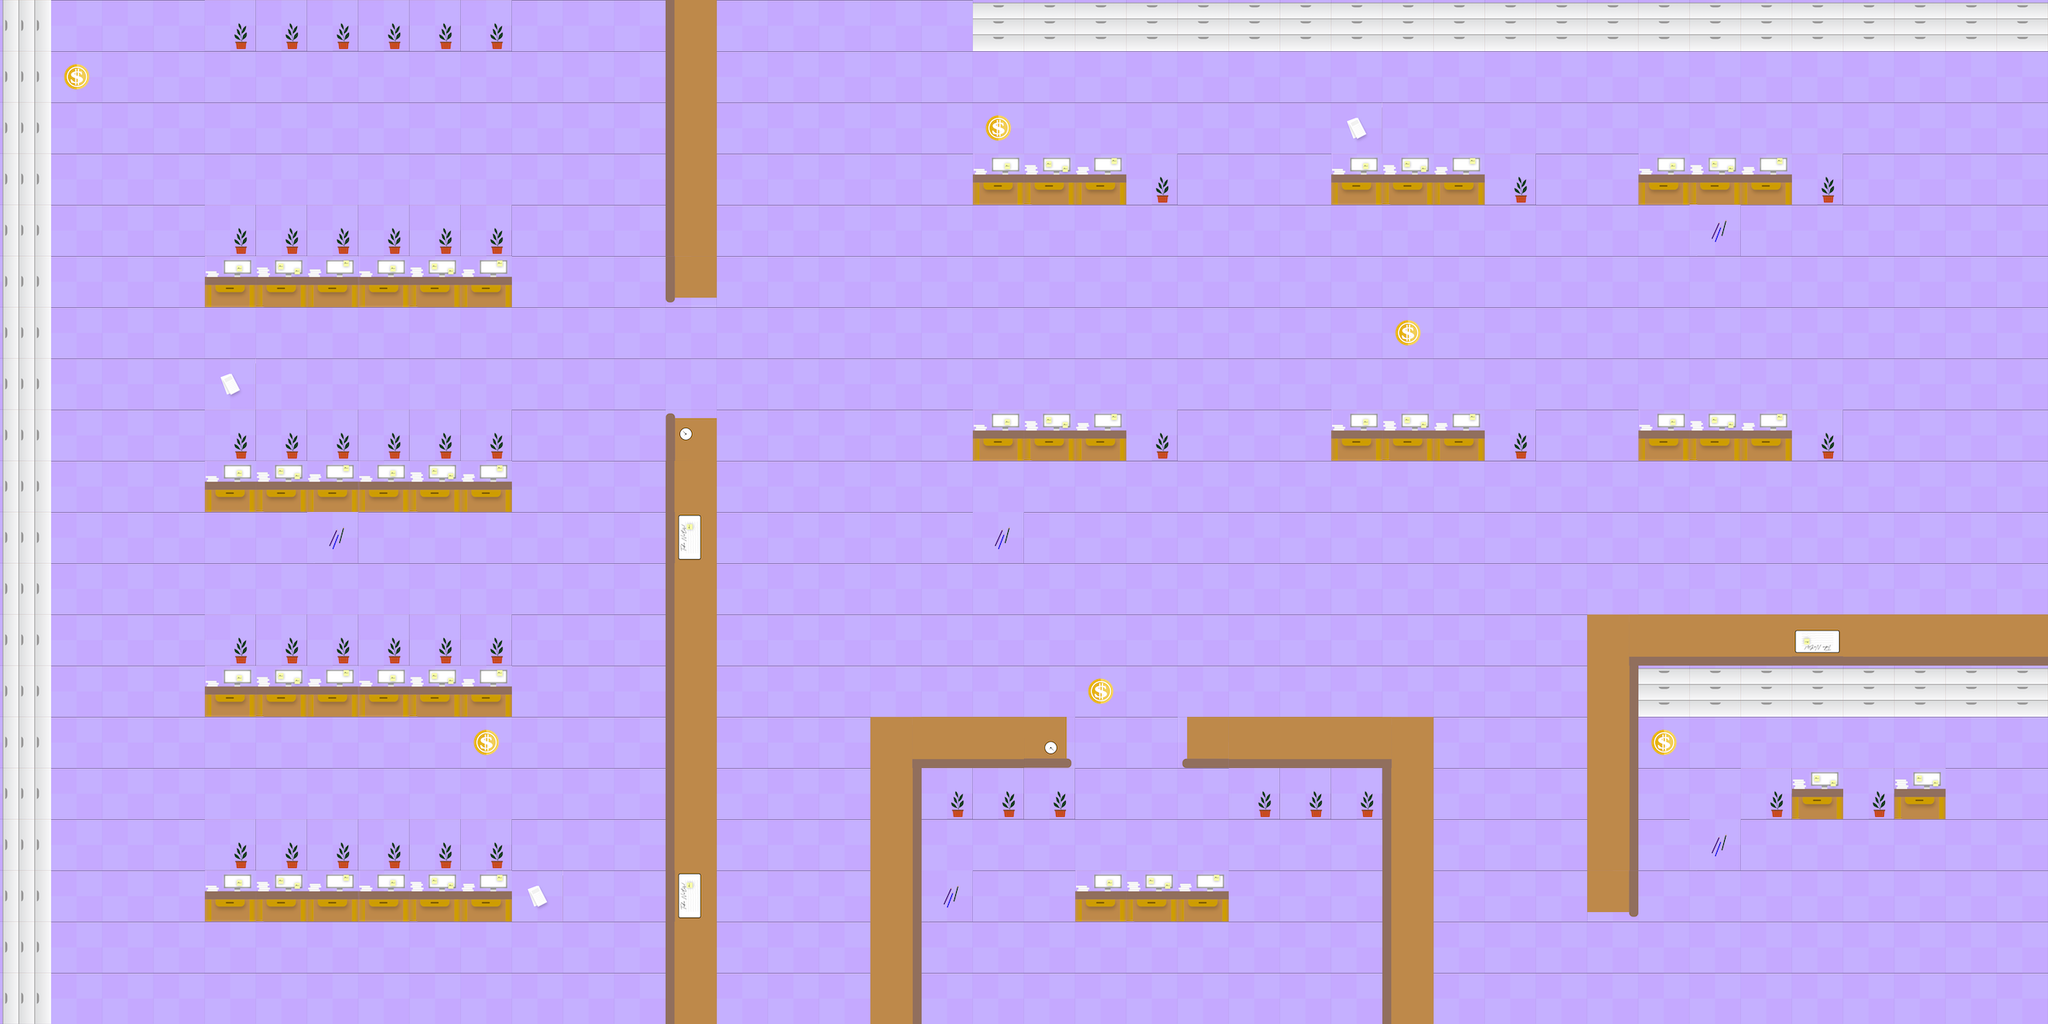

This is a level from a 2D game, rendered from its Tiled map with the project's own tilesets. A one-line summary and the map file follow, with tile-layer data summarised:
An orthogonal 40x20 tile map with 64x64 px tiles, 3 tile layers (backgroundLayer, collideLayer, coinLayer), 3 tilesets and 8 objects (startPoint2, endPoint, Pet1, Pet2, Pet3, ...).

<map version="1.4" tiledversion="1.4.3" orientation="orthogonal" renderorder="right-down" width="40" height="20" tilewidth="64" tileheight="64" infinite="0" nextlayerid="5" nextobjectid="11">
 <editorsettings>
  <export target="Level2.json" format="json" />
 </editorsettings>
 <tileset firstgid="1" name="TileMap1" tilewidth="64" tileheight="64" tilecount="24" columns="6">
  <image source="../../A2_MA2_ChungZhiLin/Assets/TileMap1.png" width="384" height="256" />
  <tile id="0">
   <properties>
    <property name="Collide" type="bool" value="true" />
   </properties>
  </tile>
  <tile id="5">
   <properties>
    <property name="Collide" type="bool" value="true" />
   </properties>
  </tile>
  <tile id="6">
   <properties>
    <property name="Collide" type="bool" value="true" />
   </properties>
  </tile>
  <tile id="11">
   <properties>
    <property name="Collide" type="bool" value="true" />
   </properties>
  </tile>
  <tile id="12">
   <properties>
    <property name="Collide" type="bool" value="true" />
   </properties>
  </tile>
  <tile id="13">
   <properties>
    <property name="Collide" type="bool" value="true" />
   </properties>
  </tile>
  <tile id="14">
   <properties>
    <property name="Collide" type="bool" value="true" />
   </properties>
  </tile>
  <tile id="15">
   <properties>
    <property name="Collide" type="bool" value="true" />
   </properties>
  </tile>
  <tile id="16">
   <properties>
    <property name="Collide" type="bool" value="true" />
   </properties>
  </tile>
  <tile id="17">
   <properties>
    <property name="Collide" type="bool" value="true" />
   </properties>
  </tile>
  <tile id="18">
   <properties>
    <property name="Collide" type="bool" value="true" />
   </properties>
  </tile>
  <tile id="20">
   <properties>
    <property name="Collide" type="bool" value="true" />
   </properties>
  </tile>
  <tile id="21">
   <properties>
    <property name="Collide" type="bool" value="true" />
   </properties>
  </tile>
  <tile id="22">
   <properties>
    <property name="Collide" type="bool" value="true" />
   </properties>
  </tile>
 </tileset>
 <tileset firstgid="25" name="TileMap2" tilewidth="64" tileheight="64" tilecount="24" columns="6">
  <image source="../../A2_MA2_ChungZhiLin/Assets/TileMap2.png" width="384" height="256" />
  <tile id="0">
   <properties>
    <property name="Collide" type="bool" value="false" />
   </properties>
  </tile>
  <tile id="1">
   <properties>
    <property name="Collide" type="bool" value="true" />
   </properties>
  </tile>
  <tile id="2">
   <properties>
    <property name="Collide" type="bool" value="true" />
   </properties>
  </tile>
  <tile id="3">
   <properties>
    <property name="Collide" type="bool" value="true" />
   </properties>
  </tile>
  <tile id="4">
   <properties>
    <property name="Collide" type="bool" value="true" />
   </properties>
  </tile>
  <tile id="5">
   <properties>
    <property name="Collide" type="bool" value="true" />
   </properties>
  </tile>
  <tile id="6">
   <properties>
    <property name="Collide" type="bool" value="false" />
   </properties>
  </tile>
  <tile id="7">
   <properties>
    <property name="Collide" type="bool" value="true" />
   </properties>
  </tile>
  <tile id="8">
   <properties>
    <property name="Collide" type="bool" value="true" />
   </properties>
  </tile>
  <tile id="9">
   <properties>
    <property name="Collide" type="bool" value="true" />
   </properties>
  </tile>
  <tile id="11">
   <properties>
    <property name="Collide" type="bool" value="true" />
   </properties>
  </tile>
  <tile id="12">
   <properties>
    <property name="Collide" type="bool" value="false" />
   </properties>
  </tile>
  <tile id="13">
   <properties>
    <property name="Collide" type="bool" value="false" />
   </properties>
  </tile>
  <tile id="14">
   <properties>
    <property name="Collide" type="bool" value="true" />
   </properties>
  </tile>
  <tile id="15">
   <properties>
    <property name="Collide" type="bool" value="true" />
   </properties>
  </tile>
  <tile id="16">
   <properties>
    <property name="Collide" type="bool" value="true" />
   </properties>
  </tile>
  <tile id="17">
   <properties>
    <property name="Collide" type="bool" value="true" />
   </properties>
  </tile>
  <tile id="18">
   <properties>
    <property name="Collide" type="bool" value="false" />
   </properties>
  </tile>
  <tile id="19">
   <properties>
    <property name="Collide" type="bool" value="false" />
   </properties>
  </tile>
  <tile id="20">
   <properties>
    <property name="Collide" type="bool" value="true" />
   </properties>
  </tile>
  <tile id="21">
   <properties>
    <property name="Collide" type="bool" value="true" />
   </properties>
  </tile>
  <tile id="22">
   <properties>
    <property name="Collide" type="bool" value="true" />
   </properties>
  </tile>
 </tileset>
 <tileset firstgid="49" name="Coin" tilewidth="64" tileheight="64" tilecount="1" columns="1">
  <image source="Coin.png" width="64" height="64" />
  <tile id="0">
   <properties>
    <property name="Coin" type="bool" value="true" />
   </properties>
  </tile>
 </tileset>
 <layer id="1" name="backgroundLayer" width="40" height="20">
  <data>[800 cells, 800 non-empty, 4 distinct tile ids]</data>
 </layer>
 <layer id="2" name="collideLayer" width="40" height="20">
  <data>[800 cells, 147 non-empty, 9 distinct tile ids]</data>
 </layer>
 <layer id="3" name="coinLayer" width="40" height="20">
  <data>[800 cells, 6 non-empty, 1 distinct tile ids]</data>
 </layer>
 <objectgroup id="4" name="objectLayer">
  <object id="1" name="startPoint2" x="172.51" y="1190.87">
   <point />
  </object>
  <object id="2" name="endPoint" x="2459.65" y="1190.87">
   <point />
  </object>
  <object id="5" name="Pet1" x="933.084" y="550.707">
   <point />
  </object>
  <object id="6" name="Pet2" x="426.018" y="116.376">
   <point />
  </object>
  <object id="7" name="Pet3" x="1579.38" y="843.724">
   <point />
  </object>
  <object id="8" name="Pet4" x="2339.98" y="317.955">
   <point />
  </object>
  <object id="9" name="Pet5" x="2080.22" y="1059.85">
   <point />
  </object>
  <object id="10" name="Pet6" x="95.5325" y="946.895">
   <point />
  </object>
 </objectgroup>
</map>